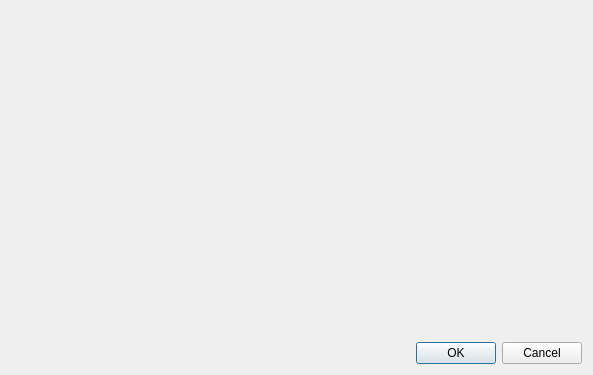
<?xml version="1.0" encoding="UTF-8"?>
<ui version="4.0">
 <class>Visualizador</class>
 <widget class="QDialog" name="Visualizador">
  <property name="geometry">
   <rect>
    <x>0</x>
    <y>0</y>
    <width>593</width>
    <height>375</height>
   </rect>
  </property>
  <property name="windowTitle">
   <string>Dialog</string>
  </property>
  <layout class="QGridLayout" name="gridLayout">
   <item row="1" column="0">
    <widget class="QDialogButtonBox" name="buttonBox">
     <property name="orientation">
      <enum>Qt::Horizontal</enum>
     </property>
     <property name="standardButtons">
      <set>QDialogButtonBox::Cancel|QDialogButtonBox::Ok</set>
     </property>
    </widget>
   </item>
   <item row="0" column="0">
    <spacer name="verticalSpacer">
     <property name="orientation">
      <enum>Qt::Vertical</enum>
     </property>
     <property name="sizeHint" stdset="0">
      <size>
       <width>20</width>
       <height>40</height>
      </size>
     </property>
    </spacer>
   </item>
  </layout>
 </widget>
 <resources/>
 <connections>
  <connection>
   <sender>buttonBox</sender>
   <signal>accepted()</signal>
   <receiver>Visualizador</receiver>
   <slot>accept()</slot>
   <hints>
    <hint type="sourcelabel">
     <x>248</x>
     <y>254</y>
    </hint>
    <hint type="destinationlabel">
     <x>157</x>
     <y>274</y>
    </hint>
   </hints>
  </connection>
  <connection>
   <sender>buttonBox</sender>
   <signal>rejected()</signal>
   <receiver>Visualizador</receiver>
   <slot>reject()</slot>
   <hints>
    <hint type="sourcelabel">
     <x>316</x>
     <y>260</y>
    </hint>
    <hint type="destinationlabel">
     <x>286</x>
     <y>274</y>
    </hint>
   </hints>
  </connection>
 </connections>
</ui>
